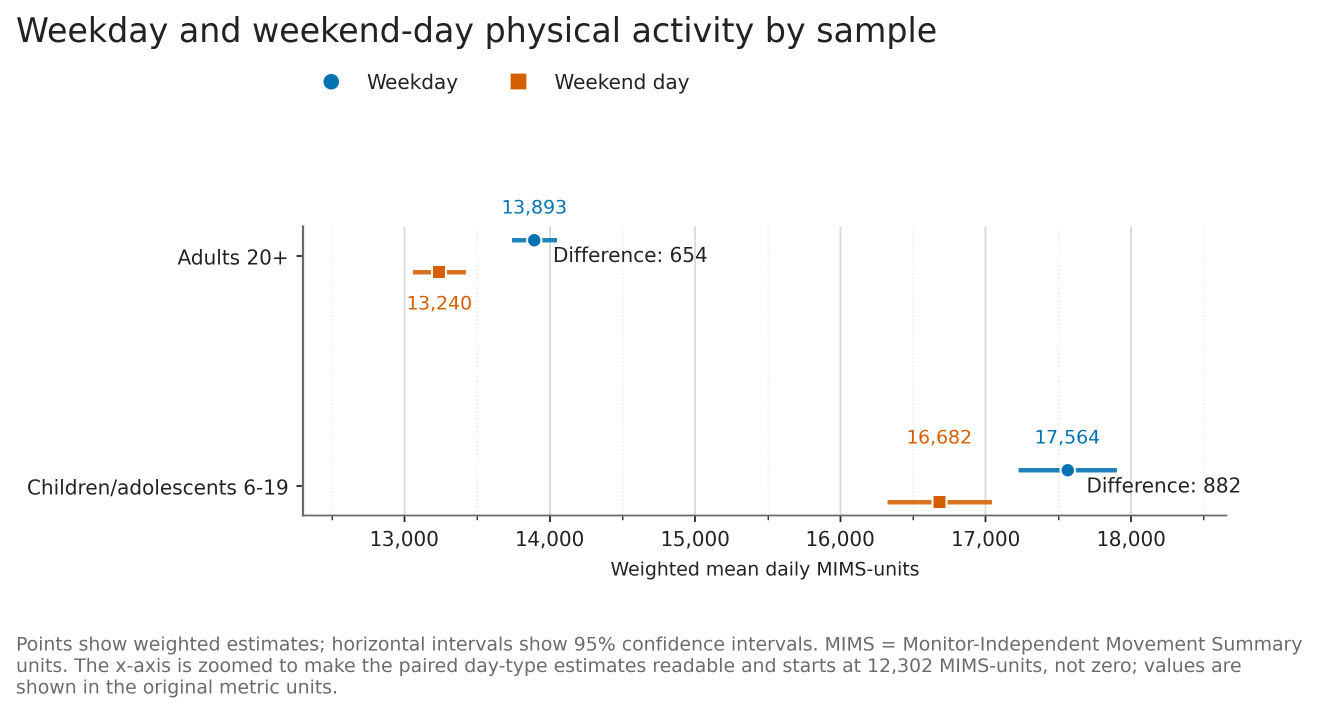
#> input picture application_to_a_published_study/figures/figure_01_overall_weekday_weekend_mims.png, 2637 x 1426 px (shown at 1/2 size)
$ python build_published_study_application_selected_figure.py
#> lines starting #> are read from the running program, lines starting #| are printed output that depends on the picture
"""Build the selected published-study application visualisation figure for the manuscript.

The figure combines three generated published-study application examples:

- A: paired summary estimates with confidence intervals;
- B: participant-level distribution of weekday-weekend differences;
- C: conditional bar-chart alternative for percentage differences.

Run after ``application_to_a_published_study/create_published_study_application_visualisations.py`` when any of the
source figures change.
"""

from __future__ import annotations

from pathlib import Path

from PIL import Image, ImageDraw, ImageFont


ROOT = Path(__file__).resolve().parents[1]
FIGURE_DIR = ROOT / "application_to_a_published_study" / "figures"
OUTPUT_DIR = ROOT / "figures"
OUTPUT_DIR.mkdir(exist_ok=True)

OUTPUT_PNG = OUTPUT_DIR / "Figure_4_published_study_application_selected_visualisation_examples.png"
OUTPUT_PDF = OUTPUT_DIR / "Figure_4_published_study_application_selected_visualisation_examples.pdf"

PANELS = [
    (
        "A",
        "Paired summary plot",
        FIGURE_DIR / "figure_01_overall_weekday_weekend_mims.png",
    ),
    (
        "B",
        "Distribution plot",
        FIGURE_DIR / "figure_06_individual_difference_distribution.png",
    ),
    (
        "C",
        "Conditional bar-chart example",
        FIGURE_DIR / "figure_09_percentage_difference_bar_alternative.png",
    ),
]


def font(size: int, bold: bool = False) -> ImageFont.FreeTypeFont | ImageFont.ImageFont:
    """Return a local font with a basic fallback."""
#> called with size = 30, bold = True

    candidates = [
        "/System/Library/Fonts/Supplemental/Arial Bold.ttf" if bold else "/System/Library/Fonts/Supplemental/Arial.ttf",
        "/System/Library/Fonts/Helvetica.ttc",
        "/Library/Fonts/Arial.ttf",
    ]
    for candidate in candidates:
        try:
            return ImageFont.truetype(candidate, size=size)
        except OSError:
            continue
    return ImageFont.load_default()


def fit_width(image: Image.Image, width: int) -> Image.Image:
    """Resize an image to the target width while preserving aspect ratio."""

    if image.width == width:
        return image
    height = round(image.height * (width / image.width))
    return image.resize((width, height), Image.Resampling.LANCZOS)


def build_selected_figure() -> tuple[Path, Path]:
    """Create the selected manuscript figure in PNG and PDF formats."""

    canvas_width = 2800
    side_margin = 90
    panel_width = canvas_width - (side_margin * 2)
    panel_gap = 70
    label_height = 70
    top_margin = 50
    bottom_margin = 55

    label_font = font(30, bold=True)
    subtitle_font = font(28, bold=True)

    panel_images = []
    for panel_letter, panel_title, path in PANELS:
        if not path.exists():
            raise FileNotFoundError(f"Missing panel source image: {path}")
        source = Image.open(path).convert("RGB")
        panel_images.append((panel_letter, panel_title, fit_width(source, panel_width)))
#> pass 2 of the loop in build_selected_figure, `for panel_letter, panel_title, path in PANELS:`:
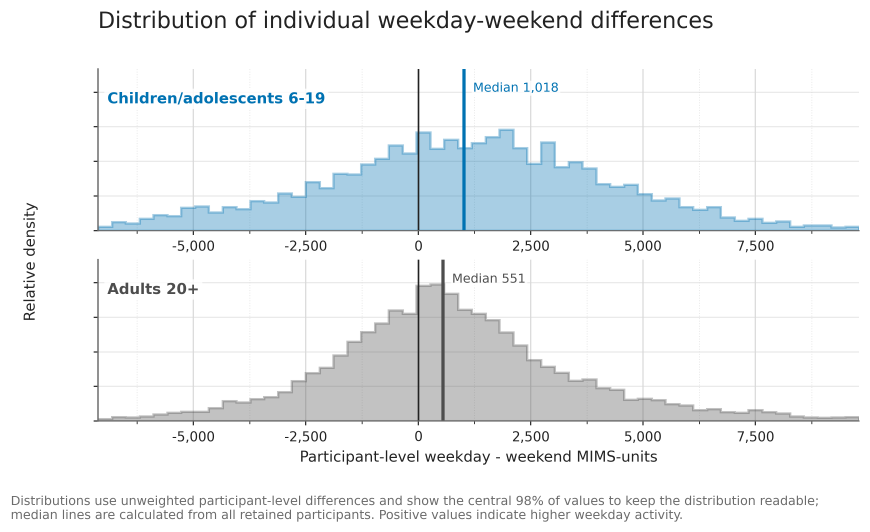
#> input picture application_to_a_published_study/figures/figure_06_individual_difference_distribution.png, 2609 x 1596 px (shown at 1/3 size)
#> source: PIL image 2609x1596 RGB
#> in fit_width (call 2), `return image.resize((width, height), Image.Resampling.LANCZOS)`:
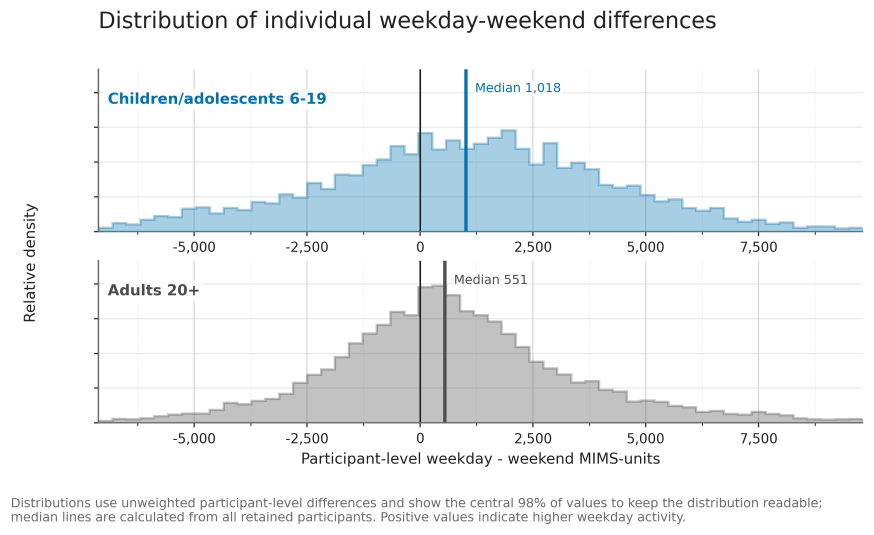
#> returned value: PIL image 2620x1603 RGB (shown at 1/3 size); mean R, G, B 237.8, 240.9, 242.7
#> pass 3 of the loop in build_selected_figure, `for panel_letter, panel_title, path in PANELS:`:
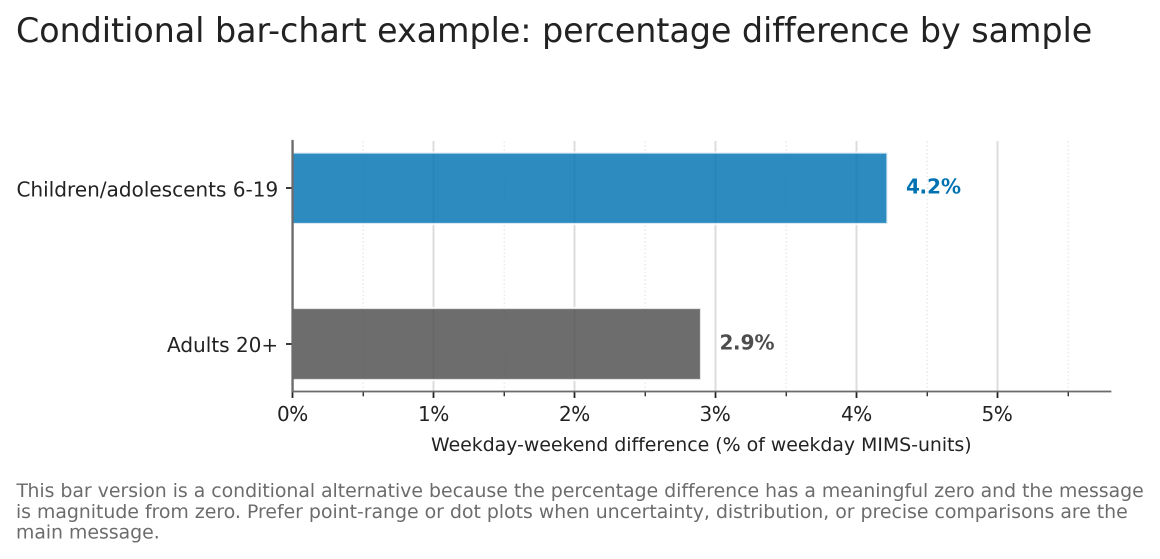
#> input picture application_to_a_published_study/figures/figure_09_percentage_difference_bar_alternative.png, 2319 x 1117 px (shown at 1/2 size)
#> source: PIL image 2319x1117 RGB
#> in fit_width (call 3), `return image.resize((width, height), Image.Resampling.LANCZOS)`:
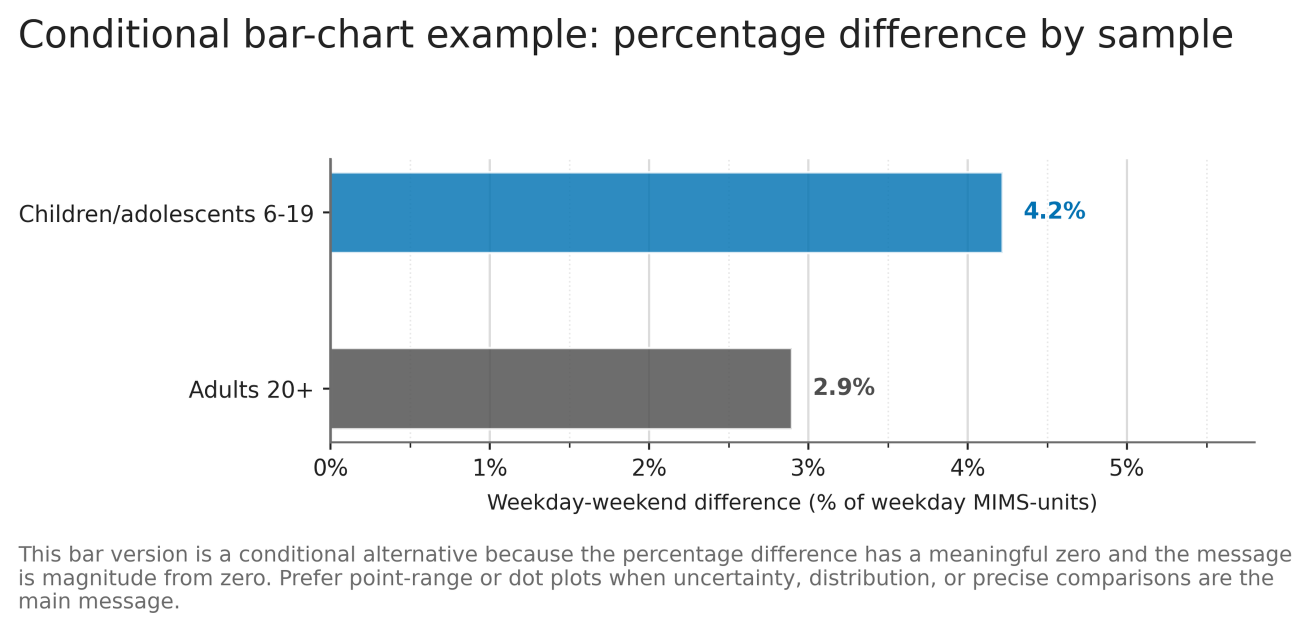
#> returned value: PIL image 2620x1262 RGB (shown at 1/2 size); mean R, G, B 228.2, 234.2, 237.6

    canvas_height = (
        top_margin
        + bottom_margin
        + sum(label_height + image.height for _, _, image in panel_images)
        + panel_gap * (len(panel_images) - 1)
    )
#> canvas_height = 4737
    canvas = Image.new("RGB", (canvas_width, canvas_height), "white")
#> canvas: PIL image 2800x4737 RGB; every value is 255
    draw = ImageDraw.Draw(canvas)

    y = top_margin
    for index, (panel_letter, panel_title, image) in enumerate(panel_images):
        label = f"{panel_letter}  {panel_title}"
        draw.text(
            (side_margin, y),
            label,
            fill="#222222",
            font=label_font if index == 0 else subtitle_font,
        )
        y += label_height
        canvas.paste(image, (side_margin, y))
        y += image.height + panel_gap
#> this loop made 3 passes
#> (panel_letter, panel_title, label, y) on passes 1 to 3: ('A', 'Paired summary plot', 'A  Paired summary plot', 1607), ('B', 'Distribution plot', 'B  Distribution plot', 3350), ('C', 'Conditional bar-chart example', 'C  Conditional bar-chart example', 4752)
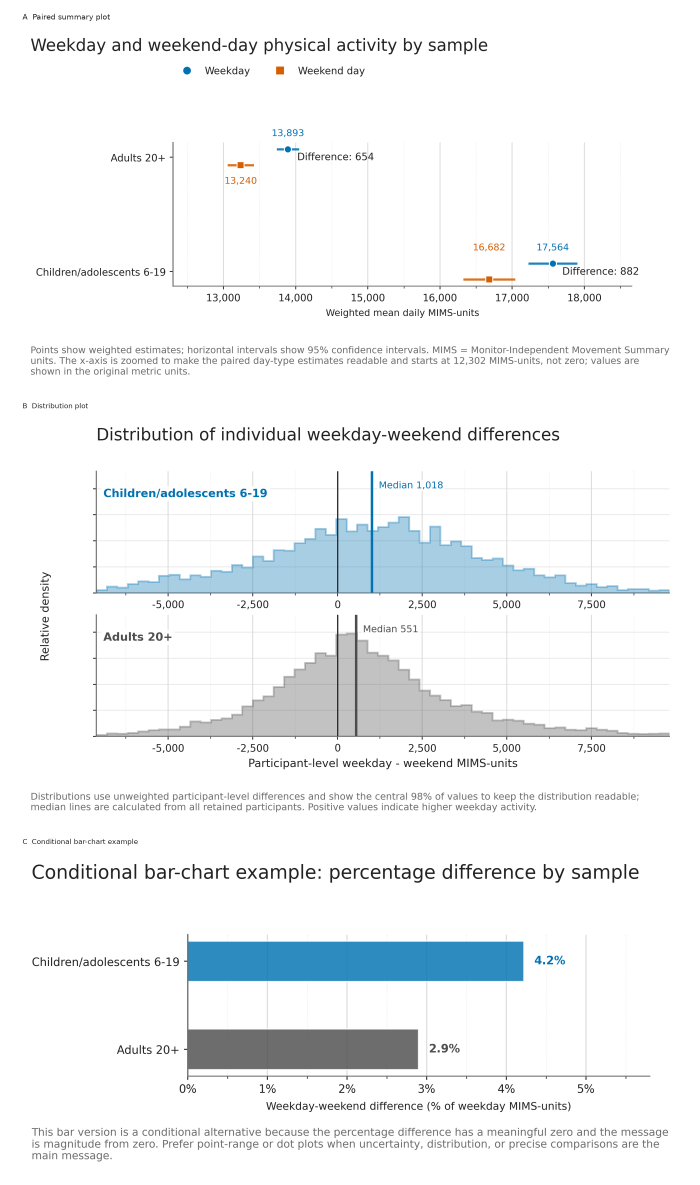
#> canvas: PIL image 2800x4737 RGB (shown at 1/4 size); mean R, G, B 241.1, 243.6, 245
#> after the loop, y = 4752

    canvas.save(OUTPUT_PNG, dpi=(300, 300))
    canvas.save(OUTPUT_PDF, "PDF", resolution=300.0)
    return OUTPUT_PNG, OUTPUT_PDF


def main() -> None:
    png, pdf = build_selected_figure()
    print(f"Saved {png}")
    print(f"Saved {pdf}")


if __name__ == "__main__":
    main()
